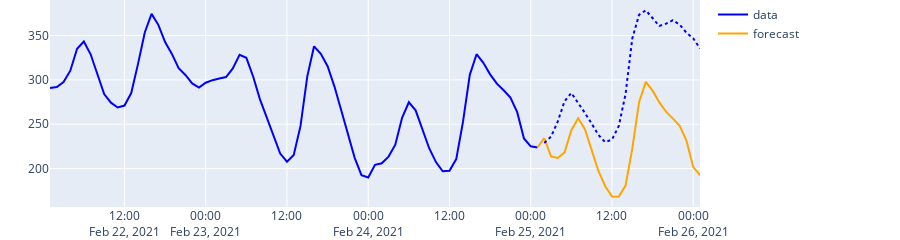

Here is the notebook cell this chart was saved with:
### Code cell
generate_and_display(CarbonIntensityForecastModels.ARIMA)
